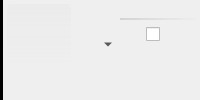
<?xml version="1.0" encoding="UTF-8"?>
<ui version="4.0">
 <class>item</class>
 <widget class="QWidget" name="item">
  <property name="windowTitle">
   <string>Form</string>
  </property>
  <layout class="QGridLayout" name="gridLayout" rowstretch="0,0,1" columnstretch="0,0,0,1,0">
   <property name="margin">
    <number>0</number>
   </property>
   <property name="spacing">
    <number>0</number>
   </property>
   <item row="0" column="0" rowspan="3">
    <widget class="Line" name="itemColorLine">
     <property name="maximumSize">
      <size>
       <width>4</width>
       <height>16777215</height>
      </size>
     </property>
     <property name="styleSheet">
      <string notr="true">QFrame { border: 0px; background-color: black;}</string>
     </property>
     <property name="frameShadow">
      <enum>QFrame::Plain</enum>
     </property>
     <property name="lineWidth">
      <number>4</number>
     </property>
     <property name="orientation">
      <enum>Qt::Vertical</enum>
     </property>
    </widget>
   </item>
   <item row="0" column="1" rowspan="3">
    <layout class="QVBoxLayout" name="previewVerticalLayout" stretch="0,1">
     <property name="spacing">
      <number>0</number>
     </property>
     <property name="margin">
      <number>4</number>
     </property>
     <item>
      <widget class="QLabel" name="previewLabel">
       <property name="minimumSize">
        <size>
         <width>64</width>
         <height>64</height>
        </size>
       </property>
       <property name="maximumSize">
        <size>
         <width>64</width>
         <height>64</height>
        </size>
       </property>
       <property name="styleSheet">
        <string notr="true">QLabel {
	background: qlineargradient(x1: 0, y1: 0, x2: 0, y2: 1, stop: 0 rgba(175, 175, 175, 16), stop: 1 rgba(0, 0, 0, 0));
	border: 0px;
    border-radius: 4px;
    padding: 0px 0px;
}</string>
       </property>
       <property name="textFormat">
        <enum>Qt::RichText</enum>
       </property>
       <property name="alignment">
        <set>Qt::AlignCenter</set>
       </property>
      </widget>
     </item>
     <item>
      <spacer name="verticalSpacer">
       <property name="orientation">
        <enum>Qt::Vertical</enum>
       </property>
       <property name="sizeType">
        <enum>QSizePolicy::Ignored</enum>
       </property>
       <property name="sizeHint" stdset="0">
        <size>
         <width>0</width>
         <height>0</height>
        </size>
       </property>
      </spacer>
     </item>
    </layout>
   </item>
   <item row="0" column="2" rowspan="3">
    <layout class="QVBoxLayout" name="toolsVerticalLayout" stretch="0,0,1">
     <property name="spacing">
      <number>6</number>
     </property>
     <property name="leftMargin">
      <number>3</number>
     </property>
     <property name="topMargin">
      <number>4</number>
     </property>
     <property name="rightMargin">
      <number>6</number>
     </property>
     <item>
      <widget class="QToolButton" name="tasksToolButton">
       <property name="sizePolicy">
        <sizepolicy hsizetype="Preferred" vsizetype="Fixed">
         <horstretch>0</horstretch>
         <verstretch>0</verstretch>
        </sizepolicy>
       </property>
       <property name="toolButtonStyle">
        <enum>Qt::ToolButtonIconOnly</enum>
       </property>
       <property name="autoRaise">
        <bool>true</bool>
       </property>
      </widget>
     </item>
     <item>
      <widget class="QToolButton" name="relationsToolButton">
       <property name="sizePolicy">
        <sizepolicy hsizetype="Preferred" vsizetype="Fixed">
         <horstretch>0</horstretch>
         <verstretch>0</verstretch>
        </sizepolicy>
       </property>
       <property name="popupMode">
        <enum>QToolButton::MenuButtonPopup</enum>
       </property>
       <property name="toolButtonStyle">
        <enum>Qt::ToolButtonTextBesideIcon</enum>
       </property>
       <property name="autoRaise">
        <bool>true</bool>
       </property>
       <property name="arrowType">
        <enum>Qt::NoArrow</enum>
       </property>
      </widget>
     </item>
     <item>
      <spacer name="verticalSpacer_2">
       <property name="orientation">
        <enum>Qt::Vertical</enum>
       </property>
       <property name="sizeType">
        <enum>QSizePolicy::Ignored</enum>
       </property>
       <property name="sizeHint" stdset="0">
        <size>
         <width>0</width>
         <height>0</height>
        </size>
       </property>
      </spacer>
     </item>
    </layout>
   </item>
   <item row="0" column="3" colspan="2">
    <layout class="QVBoxLayout" name="nameVerticalLayout">
     <property name="spacing">
      <number>0</number>
     </property>
     <property name="bottomMargin">
      <number>3</number>
     </property>
     <item>
      <widget class="QLabel" name="fileNameLabel">
       <property name="minimumSize">
        <size>
         <width>0</width>
         <height>20</height>
        </size>
       </property>
       <property name="maximumSize">
        <size>
         <width>16777215</width>
         <height>24</height>
        </size>
       </property>
       <property name="font">
        <font>
         <weight>75</weight>
         <bold>true</bold>
        </font>
       </property>
       <property name="styleSheet">
        <string notr="true">QLabel {
	background-color: transparent;
    border-bottom: 2px solid qlineargradient(spread:pad, x1:0, y1:0, x2:1, y2:0, stop:0 rgba(128, 128, 128, 64), stop:1 rgba(128, 128,128, 0));
}</string>
       </property>
       <property name="textFormat">
        <enum>Qt::PlainText</enum>
       </property>
      </widget>
     </item>
    </layout>
   </item>
   <item row="1" column="4">
    <layout class="QHBoxLayout" name="checkBoxHorizontalLayout">
     <property name="spacing">
      <number>0</number>
     </property>
     <item>
      <widget class="QCheckBox" name="selectedCheckBox">
       <property name="sizePolicy">
        <sizepolicy hsizetype="Minimum" vsizetype="Preferred">
         <horstretch>0</horstretch>
         <verstretch>0</verstretch>
        </sizepolicy>
       </property>
       <property name="minimumSize">
        <size>
         <width>30</width>
         <height>0</height>
        </size>
       </property>
      </widget>
     </item>
     <item>
      <widget class="QToolButton" name="watchFolderToolButton">
       <property name="sizePolicy">
        <sizepolicy hsizetype="Preferred" vsizetype="Fixed">
         <horstretch>0</horstretch>
         <verstretch>0</verstretch>
        </sizepolicy>
       </property>
       <property name="text">
        <string/>
       </property>
       <property name="checkable">
        <bool>true</bool>
       </property>
       <property name="autoRaise">
        <bool>true</bool>
       </property>
      </widget>
     </item>
    </layout>
   </item>
   <item row="2" column="3" colspan="2">
    <layout class="QVBoxLayout" name="descriptionLerticalLayout">
     <property name="spacing">
      <number>0</number>
     </property>
     <item>
      <widget class="QLabel" name="commentLabel">
       <property name="minimumSize">
        <size>
         <width>0</width>
         <height>25</height>
        </size>
       </property>
       <property name="textFormat">
        <enum>Qt::PlainText</enum>
       </property>
       <property name="alignment">
        <set>Qt::AlignLeading|Qt::AlignLeft|Qt::AlignTop</set>
       </property>
       <property name="wordWrap">
        <bool>true</bool>
       </property>
       <property name="margin">
        <number>2</number>
       </property>
      </widget>
     </item>
    </layout>
   </item>
   <item row="1" column="3">
    <layout class="QHBoxLayout" name="infoHorizontalLayout">
     <property name="spacing">
      <number>0</number>
     </property>
    </layout>
   </item>
  </layout>
 </widget>
 <resources/>
 <connections/>
</ui>
